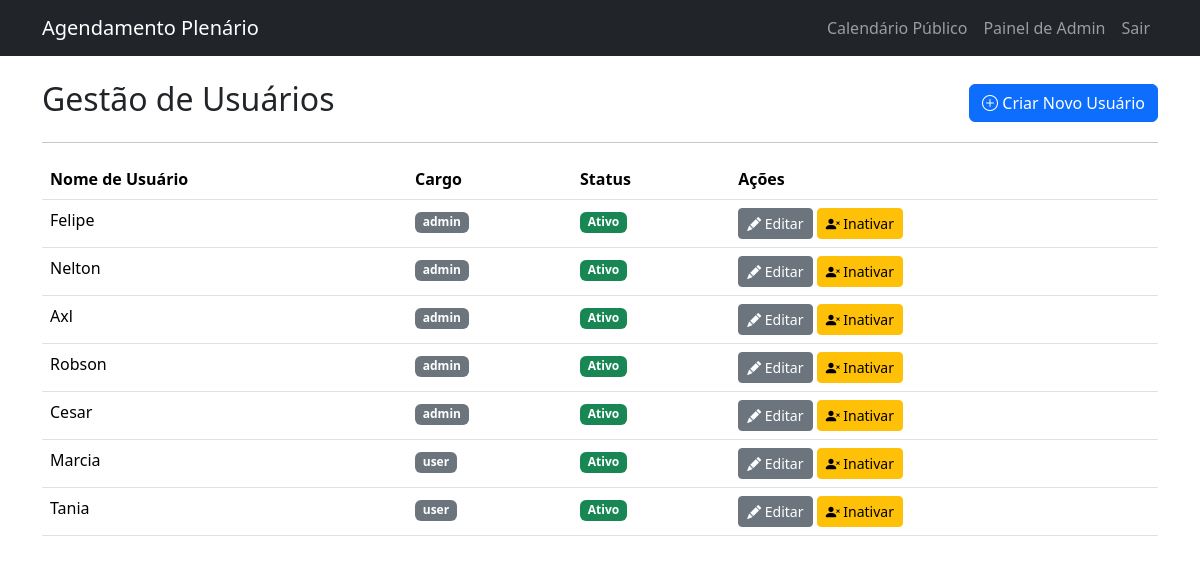
/admin/usuarios (signed in), run on the app's committed database.
### app/models.py (models this page shows, shortened)
class Usuario(UserMixin, db.Model):
    id = db.Column(db.Integer, primary_key=True)
    nome_usuario = db.Column(db.String(64), index=True, unique=True)
    senha_hash = db.Column(db.String(128))
    agendamentos = db.relationship('Agendamento', backref='autor', lazy='dynamic')
    role = db.Column(db.String(20), index=True, default='user')
    is_active = db.Column(db.Boolean, default=True, nullable=False)
    @property
    def is_admin(self):
        return self.role == 'admin'

### app/routes.py (the view)
@bp.route('/admin/usuarios')
@login_required
def lista_usuarios():
    if not current_user.is_admin:
        abort(403) # Proibido
    users = Usuario.query.all()
    return render_template('lista_usuarios.html', users=users, title="Gestão de Usuários")

### app/models.py (called while the page is built)
@login_manager.user_loader
def load_user(user_id):
    return Usuario.query.get(int(user_id))

### app/templates/lista_usuarios.html (shortened to what this page needs)
{% extends "base.html" %}
{% block content %}
    <div class="d-flex justify-content-between align-items-center">
        <h2>Gestão de Usuários</h2>
        <a href="{{ url_for('main.criar_usuario') }}" class="btn btn-primary">
            <i class="bi bi-plus-circle"></i> Criar Novo Usuário
        </a>
    </div>
    <hr>
    <table class="table table-hover">
        <thead>
            <tr>
                <th>Nome de Usuário</th>
                <th>Cargo</th>
                <th>Status</th>
                <th>Ações</th>
            </tr>
        </thead>
        <tbody>
            {% for user in users %}
            <tr class="{{ 'table-secondary text-muted' if not user.is_active }}">
                <td>{{ user.nome_usuario }}</td>
                <td><span class="badge bg-secondary">{{ user.role }}</span></td>
                <td>
                    {% if user.is_active %}
                        <span class="badge bg-success">Ativo</span>
                    {% else %}
                        <span class="badge bg-danger">Inativo</span>
                    {% endif %}
                </td>
                <td>
                    <a href="{{ url_for('main.editar_usuario', user_id=user.id) }}" class="btn btn-sm btn-secondary">
                        <i class="bi bi-pencil-fill"></i> Editar
                    </a>
                    <form action="{{ url_for('main.toggle_user_status', user_id=user.id) }}" method="POST" style="display: inline;">
                        {% if user.is_active %}
                            <button type="submit" class="btn btn-sm btn-warning" onclick="return confirm('Tem certeza que deseja INATIVAR este usuário?');">
                                <i class="bi bi-person-x-fill"></i> Inativar
                            </button>
                        {% else %}
                            <button type="submit" class="btn btn-sm btn-success" onclick="return confirm('Tem certeza que deseja ATIVAR este usuário?');">
                                <i class="bi bi-person-check-fill"></i> Ativar
                            </button>
                        {% endif %}
                    </form>
                </td>
            </tr>
            {% endfor %}
        </tbody>
    </table>
{% endblock %}

### app/templates/base.html (style rules this page uses)
body { padding-top: 56px; }

### data on the page
Usuario: nome_usuario "Felipe", role "admin", is_active "Ativo"
Usuario: nome_usuario "Nelton", role "admin", is_active "Ativo"
Usuario: nome_usuario "Axl", role "admin", is_active "Ativo"
Usuario: nome_usuario "Robson", role "admin", is_active "Ativo"
Usuario: nome_usuario "Cesar", role "admin", is_active "Ativo"
Usuario: nome_usuario "Marcia", role "user", is_active "Ativo"
Usuario: nome_usuario "Tania", role "user", is_active "Ativo"
